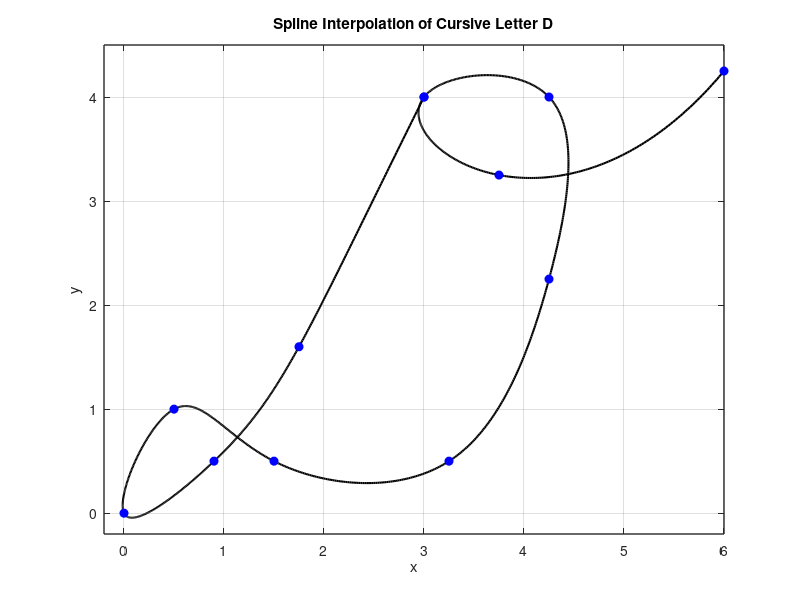

The MATLAB source for this figure:
% Define data points for x and y coordinates
% Define data points for x and y coordinates
x = [3 1.75 0.9 0 0.5 1.5 3.25 4.25 4.25 3 3.75 6.00];
y = [4 1.60 0.5 0 1.0 0.5 0.50 2.25 4.00 4 3.25 4.25];

n = length(x);
t = 0:n-1; % Parametric coordinate t
tt = 0:0.01:n-1; % More dense coordinate tt for spline interpolation

% Compute spline interpolation
xx = spline(t, x, tt);
yy = spline(t, y, tt);

% Plot settings
figure(1)
plot(xx, yy, 'k', 'LineWidth', 1.5) % plot spline
hold on
plot(x, y, 'bo', 'MarkerFaceColor', 'b') % plot data points
axis([-0.2 6 -0.2 4.5])
grid on
title('Spline Interpolation of Cursive Letter D')
xlabel('x')
ylabel('y')
set(gca, 'FontSize', 10, 'LineWidth', 1)
grid on